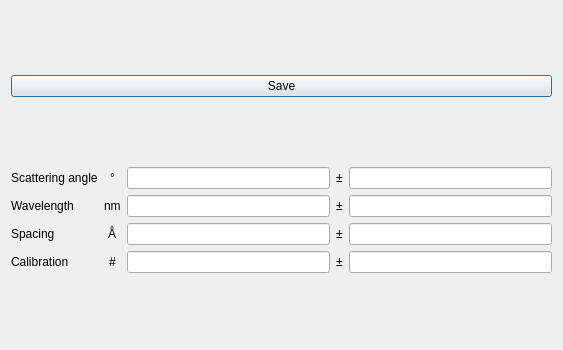
<?xml version="1.0" encoding="UTF-8"?>
<ui version="4.0">
 <class>EditCalibrationSettings</class>
 <widget class="QDialog" name="EditCalibrationSettings">
  <property name="geometry">
   <rect>
    <x>0</x>
    <y>0</y>
    <width>563</width>
    <height>350</height>
   </rect>
  </property>
  <property name="windowTitle">
   <string>Edit Calibration Settings</string>
  </property>
  <layout class="QHBoxLayout" name="horizontalLayout">
   <item>
    <layout class="QVBoxLayout" name="left">
     <item>
      <widget class="QPushButton" name="button_calibration_save_settings">
       <property name="text">
        <string>Save</string>
       </property>
      </widget>
     </item>
     <item>
      <layout class="QGridLayout" name="gridLayout">
       <item row="2" column="1" alignment="Qt::AlignHCenter">
        <widget class="QLabel" name="label_7">
         <property name="text">
          <string>Å</string>
         </property>
        </widget>
       </item>
       <item row="1" column="0">
        <widget class="QLabel" name="label">
         <property name="toolTip">
          <string>&lt;html&gt;&lt;head/&gt;&lt;body&gt;&lt;p&gt;Laserwavelength of the exitation laser used in the experiment. &lt;/p&gt;&lt;/body&gt;&lt;/html&gt;</string>
         </property>
         <property name="text">
          <string>Wavelength</string>
         </property>
        </widget>
       </item>
       <item row="2" column="0">
        <widget class="QLabel" name="label_3">
         <property name="text">
          <string>Spacing</string>
         </property>
        </widget>
       </item>
       <item row="2" column="2">
        <widget class="QLineEdit" name="le_spacing">
         <property name="readOnly">
          <bool>false</bool>
         </property>
        </widget>
       </item>
       <item row="2" column="4">
        <widget class="QLineEdit" name="le_spacing_unc">
         <property name="readOnly">
          <bool>false</bool>
         </property>
        </widget>
       </item>
       <item row="0" column="4">
        <widget class="QLineEdit" name="le_angle_unc">
         <property name="readOnly">
          <bool>false</bool>
         </property>
        </widget>
       </item>
       <item row="3" column="1" alignment="Qt::AlignHCenter">
        <widget class="QLabel" name="label_8">
         <property name="text">
          <string>#</string>
         </property>
        </widget>
       </item>
       <item row="0" column="1" alignment="Qt::AlignHCenter">
        <widget class="QLabel" name="label_5">
         <property name="text">
          <string>°</string>
         </property>
        </widget>
       </item>
       <item row="2" column="3">
        <widget class="QLabel" name="label_16">
         <property name="text">
          <string>±</string>
         </property>
        </widget>
       </item>
       <item row="1" column="2">
        <widget class="QLineEdit" name="le_wavelength">
         <property name="readOnly">
          <bool>false</bool>
         </property>
        </widget>
       </item>
       <item row="3" column="3">
        <widget class="QLabel" name="label_17">
         <property name="text">
          <string>±</string>
         </property>
        </widget>
       </item>
       <item row="1" column="1" alignment="Qt::AlignHCenter">
        <widget class="QLabel" name="label_6">
         <property name="text">
          <string>nm</string>
         </property>
        </widget>
       </item>
       <item row="1" column="3">
        <widget class="QLabel" name="label_15">
         <property name="text">
          <string>±</string>
         </property>
        </widget>
       </item>
       <item row="0" column="2">
        <widget class="QLineEdit" name="le_angle">
         <property name="enabled">
          <bool>true</bool>
         </property>
         <property name="readOnly">
          <bool>false</bool>
         </property>
        </widget>
       </item>
       <item row="0" column="3">
        <widget class="QLabel" name="label_14">
         <property name="text">
          <string>±</string>
         </property>
        </widget>
       </item>
       <item row="3" column="0">
        <widget class="QLabel" name="label_4">
         <property name="text">
          <string>Calibration</string>
         </property>
        </widget>
       </item>
       <item row="1" column="4">
        <widget class="QLineEdit" name="le_wavelength_unc">
         <property name="readOnly">
          <bool>false</bool>
         </property>
        </widget>
       </item>
       <item row="0" column="0">
        <widget class="QLabel" name="label_2">
         <property name="text">
          <string>Scattering angle</string>
         </property>
        </widget>
       </item>
       <item row="3" column="4">
        <widget class="QLineEdit" name="le_calibration_unc">
         <property name="readOnly">
          <bool>false</bool>
         </property>
        </widget>
       </item>
       <item row="3" column="2">
        <widget class="QLineEdit" name="le_calibration">
         <property name="readOnly">
          <bool>false</bool>
         </property>
        </widget>
       </item>
      </layout>
     </item>
    </layout>
   </item>
  </layout>
 </widget>
 <resources/>
 <connections/>
</ui>
